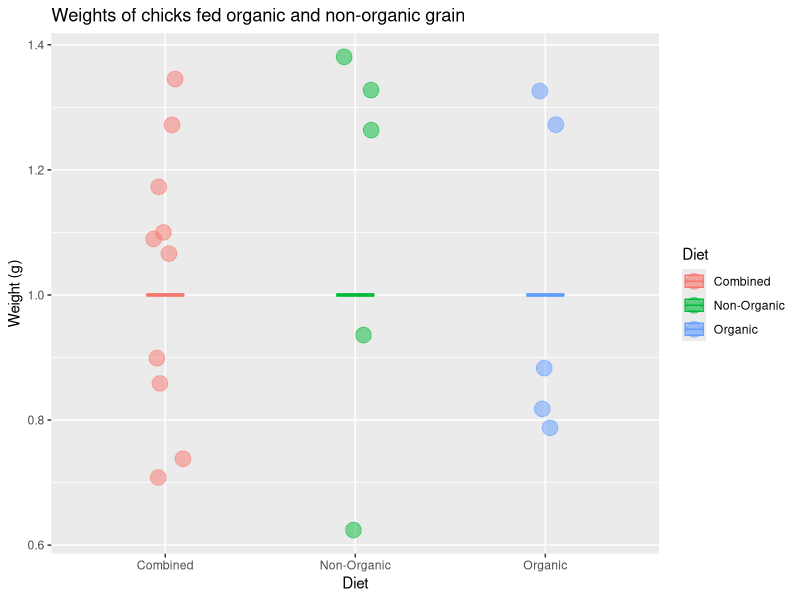

Here is the R script that generated this plot:
## ---- chunk 1
x <- c(1, 2, 10, 4.7, 5.0)
x
## ---- chunk 2
length(x)  # sample size
median(x)  # median value
mean(x)    # mean value
sd(x)      # standard deviation
n <- length(x) # sample size
n
## ---- chunk 3

## ---- chunk 4

## ---- chunk 5

library(tidyverse)

# check to make sure you did the part above correctly
# if not, generate some fake x data
if (!exists("x") | !is.numeric(x) | !length(x) == 10) x <- rep(1, 10)

# put the chick data into a data frame
chick_data <-
  tibble::tibble(
    diet = rep(c("Combined", "Combined", "Organic", "Non-Organic"), each = 5),
    weight = c(x, x)
  )

# summarize the chick weights by diet
chick_summary <-
  chick_data %>% 
  group_by(diet) %>% 
  summarize(
    mean = mean(weight),
    median = median(weight),
    sd = sd(weight),
    n = n(),
    sem = sd / sqrt(n),
    upper = mean + 1.96 * sem,   # upper confidence limit
    lower = mean - 1.96 * sem,   # lower confidence limit
    .groups = "drop"
  )

# plot chick weights
ggplot(chick_data, aes(x = diet, y = weight, color = diet, fill = diet)) +
  geom_jitter(size = 5, shape = 21, alpha = 0.5, width = 0.1) +
  geom_crossbar(
    mapping = aes(ymin = lower, ymax = upper, y = mean), 
    data = chick_summary,
    width = 0.2, alpha = 0.2
  ) +
  labs(
    title = "Weights of chicks fed organic and non-organic grain",
    x = "Diet",
    color = "Diet",
    fill = "Diet",
    y = "Weight (g)"
  )

